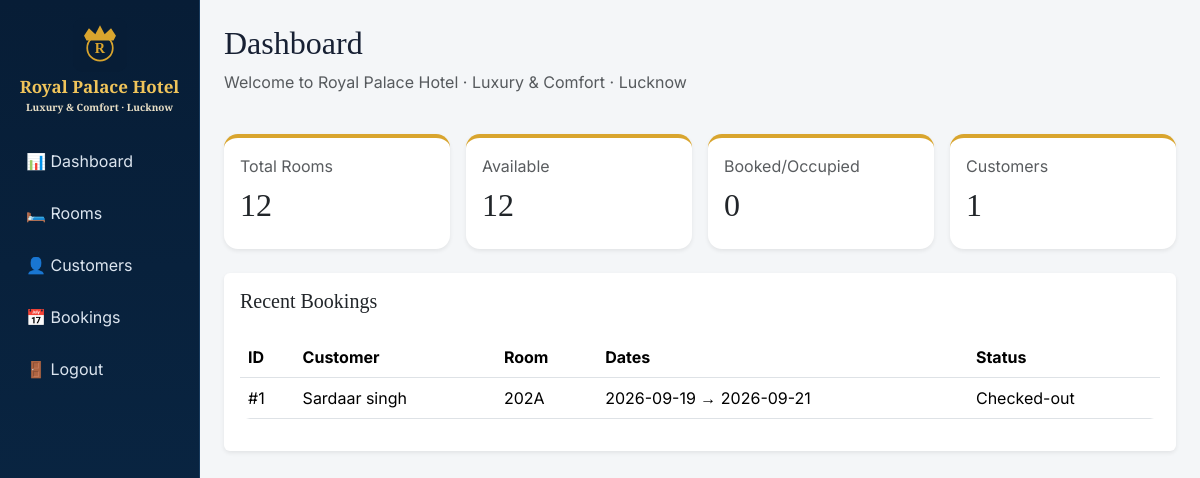
The app's page /dashboard (signed in) with its own data.
### tables this page shows
CREATE TABLE rooms (
        id INTEGER PRIMARY KEY AUTOINCREMENT,
        room_number TEXT UNIQUE NOT NULL,
        room_type TEXT NOT NULL,
        price REAL NOT NULL,
        status TEXT NOT NULL DEFAULT 'Available'
    );

CREATE TABLE bookings (
        id INTEGER PRIMARY KEY AUTOINCREMENT,
        customer_id INTEGER NOT NULL,
        room_id INTEGER NOT NULL,
        check_in TEXT NOT NULL,
        check_out TEXT NOT NULL,
        nights INTEGER NOT NULL,
        total REAL NOT NULL,
        status TEXT NOT NULL DEFAULT 'Booked',
        FOREIGN KEY(customer_id) REFERENCES customers(id),
        FOREIGN KEY(room_id) REFERENCES rooms(id)
    );

CREATE TABLE customers (
        id INTEGER PRIMARY KEY AUTOINCREMENT,
        name TEXT NOT NULL,
        phone TEXT NOT NULL,
        email TEXT
    );

### app.py (the view)
@app.route("/dashboard")
@login_required
def dashboard():
    conn = get_db()
    stats = {
        "rooms": conn.execute("SELECT COUNT(*) FROM rooms").fetchone()[0],
        "available": conn.execute("SELECT COUNT(*) FROM rooms WHERE status='Available'").fetchone()[0],
        "booked": conn.execute("SELECT COUNT(*) FROM rooms WHERE status!='Available'").fetchone()[0],
        "customers": conn.execute("SELECT COUNT(*) FROM customers").fetchone()[0],
    }
    recent = conn.execute("""
        SELECT b.*, c.name customer_name, r.room_number
        FROM bookings b
        JOIN customers c ON c.id=b.customer_id
        JOIN rooms r ON r.id=b.room_id
        ORDER BY b.id DESC LIMIT 5
    """).fetchall()
    conn.close()
    return render_template("dashboard.html", stats=stats, recent=recent)

### app.py (called while the page is built)
def get_db():
    conn = sqlite3.connect(DB)
    conn.row_factory = sqlite3.Row
    return conn

def login_required(f):
    @wraps(f)
    def wrapper(*args, **kwargs):
        if "user_id" not in session:
            return redirect(url_for("login"))
        return f(*args, **kwargs)
    return wrapper

### templates/dashboard.html
{% extends "base.html" %}{% block content %}
<div class="d-flex justify-content-between align-items-center mb-4"><div><h2>Dashboard</h2><p class="text-muted">Welcome to Royal Palace Hotel · Luxury &amp; Comfort · Lucknow</p></div></div>
<div class="row g-3 mb-4">
{% for label,value,color in [('Total Rooms',stats.rooms,'primary'),('Available',stats.available,'success'),('Booked/Occupied',stats.booked,'warning'),('Customers',stats.customers,'info')] %}
<div class="col-sm-6 col-lg-3"><div class="card card-stat shadow-sm"><div class="card-body"><div class="text-muted">{{label}}</div><h2 class="mt-2">{{value}}</h2></div></div></div>{% endfor %}
</div>
<div class="card border-0 shadow-sm"><div class="card-body"><h5>Recent Bookings</h5>
<div class="table-responsive"><table class="table mt-3"><tr><th>ID</th><th>Customer</th><th>Room</th><th>Dates</th><th>Status</th></tr>
{% for b in recent %}<tr><td>#{{b.id}}</td><td>{{b.customer_name}}</td><td>{{b.room_number}}</td><td>{{b.check_in}} → {{b.check_out}}</td><td>{{b.status}}</td></tr>{% else %}<tr><td colspan="5">No bookings yet.</td></tr>{% endfor %}
</table></div></div></div>
{% endblock %}

### static/style.css (style rules this page uses)
:root { --navy:#071d36;--navy2:#0d2b4b;--gold:#d9a52e;--gold2:#f0c45a }
body { background:#f4f6f8;font-family:Inter,Arial,sans-serif;color:#172033 }
h1,h2,h3,h4,h5 { font-family:'Playfair Display',Georgia,serif }
.card-stat { border:0;border-radius:14px;border-top:4px solid var(--gold) }
.table { background:#fff;border-radius:10px;overflow:hidden }

### records on screen
rooms: status "Available", id "12"
bookings: id "1", customer_name "Sardaar singh", room_number "202A", check_in "2026-09-19", check_out "2026-09-21", status "Checked-out"

### other values on screen
{{ label }} "Total Rooms" "Booked/Occupied" "Customers"
{{ value }} "12" "0" "1"
